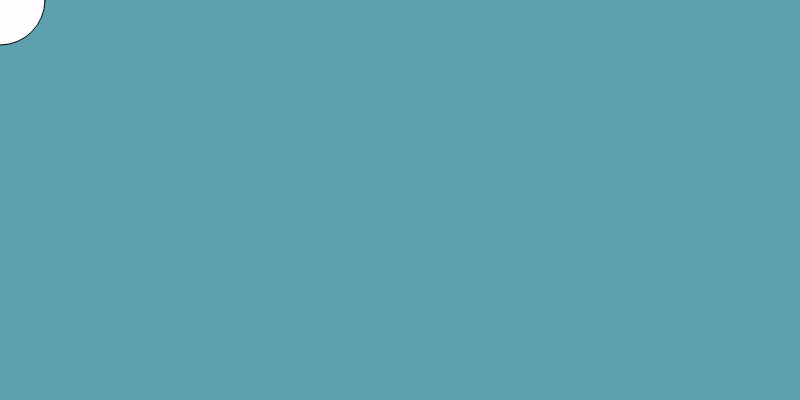
Frame 1 (no input)
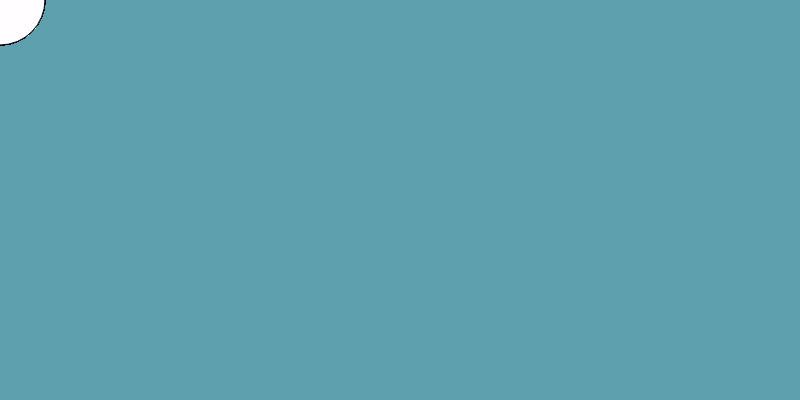
Frame 60 (no input)
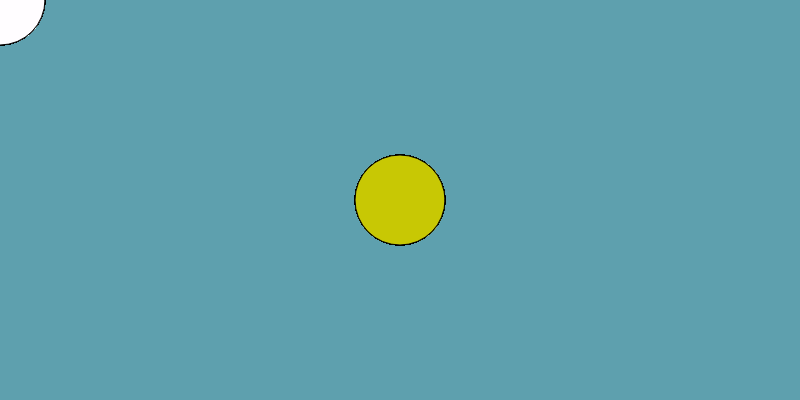
Frame 120 (the mouse pressed at the canvas centre since frame 60)

The p5.js sketch that drew these frames (run headless with seeded random() and noise() and a simulated clock; from frame 60 on, the mouse is pressed at the canvas centre):

// p5.js sketch
// ── sketch.js
function setup() {
  createCanvas(800, 400);
  background(94, 160, 174)
}

function draw() {
  if(mouseIsPressed) {
    fill(200, 200, 4);
  }else {
    fill(255, 253, 255);
  }
  ellipse(mouseX, mouseY, 90, 90)
    
}
